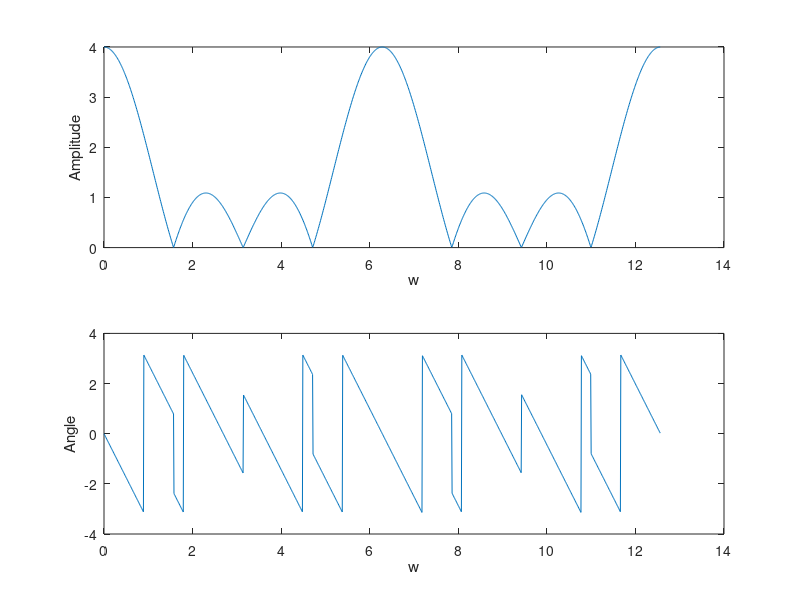

Reproduce this figure in MATLAB.

w=0:0.01:4*pi;
n=0:8;
data=[0 0 1 1 1 1 0 0];
for i=1:length(w)
    X(i)=0;
    for k=1:length(data)
          X(i)=X(i)+data(k).*exp(-1i.*w(i).*n(k));
      end
end

magnitude= zeros(1,length(X));
for p= 1:length(X)
    magnitude(p)= sqrt(real(X(p))^2 + imag(X(p))^2);
    
end
phase= zeros(1,length(X));
for q= 1:length(X)
    phase(q)= angle(X(q));
    
end


subplot(2,1,1);
plot(w,magnitude);
xlabel('w')
ylabel('Amplitude')


subplot(2,1,2); 
plot(w,phase);
xlabel('w')
ylabel('Angle')



